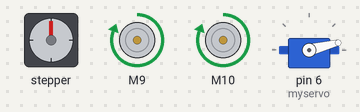
The sketch below on a simulated Arduino Uno, built with avr-gcc and run on an emulated ATmega328P. Parts: stepper motor, 2 × DC motor (green arrow = forward, orange = backward, longer = faster), servo. Wiring (inferred from the names in the program): stepper motor driver (200 steps per turn assumed): step pin 14; direction pin 15. What the sketch prints to the serial monitor is not drawn.

Above: at 0.15 s.
At 4.95 s:
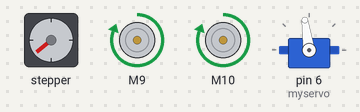
At 10.05 s:
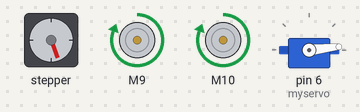
At 19.95 s:
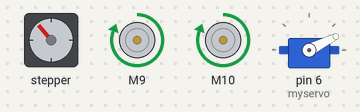
At 29.85 s:
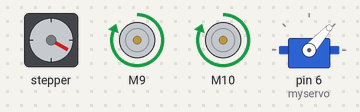
At 39.76 s:
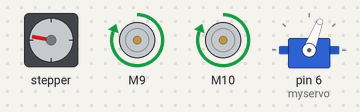
Timing chart, 0 to 40.0 s (numbered marks = the images above):
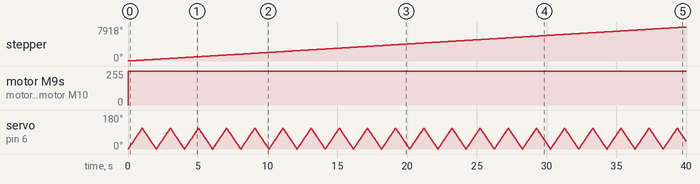

The sketch:

MotorTopBotESCStepperServoLR.ino
```cpp
#include "ESC.h"
#include <Servo.h>

#define LED_PIN (13)                                      // Pin for the LED
#define SPEED_MIN (1000)                                  // Set the Minimum Speed in microseconds
#define SPEED_MAX (1250)                                  // Set the Minimum Speed in microseconds

// Defines pins numbers
const int stepPin = 14; //A0
const int dirPin = 15; //A1
int customDelay,customDelayMapped; // Defines variables

ESC myESCTOP (9, SPEED_MIN, SPEED_MAX, 500);                 // ESC_Name (ESC PIN, Minimum Value, Maximum Value, Default Speed, Arm Value)
ESC myESCBOT (10, SPEED_MIN, SPEED_MAX, 500);                 // ESC_Name (ESC PIN, Minimum Value, Maximum Value, Default Speed, Arm Value)
int oESC;                                                 // Variable for the speed sent to the ESC

Servo myservo;  // create servo object to control a servo
// twelve servo objects can be created on most boards

int pos = 0;    // variable to store the servo position

void setup() {
  Serial.begin(9600);           // set up Serial library at 9600 bps
  Serial.println("Motor test!");

  //ESC Init
  myESCTOP.arm();                                            // Send the Arm value so the ESC will be ready to take commands
  myESCBOT.arm();                                            // Send the Arm value so the ESC will be ready to take commands
  //stepper init
  // Sets the two pins as Outputs
  pinMode(stepPin,OUTPUT);
  pinMode(dirPin,OUTPUT);
  digitalWrite(dirPin,HIGH); //Enables the motor to move in a particular direction

  myservo.attach(6);  // attaches the servo on pin 6 to the servo object
}

void loop() {
  int i;
  bool LR = 0;
  oESC = 1250;

  myESCTOP.speed(oESC);                                    // tell ESC to go to the oESC speed value
  myESCBOT.speed(oESC);


  for (pos = 0; pos <= 110; pos += 1) { // goes from 0 degrees to 180 degrees
    // in steps of 1 degree
    myservo.write(pos);              // tell servo to go to position in variable 'pos'
    delay(5);                       // waits 15ms for the servo to reach the position
    customDelayMapped = 2; //delay between steps, higher the value slower the speed of the stepper
    digitalWrite(stepPin, HIGH);
    delay(customDelayMapped);
    digitalWrite(stepPin, LOW);
    delay(customDelayMapped);
  }


   for (pos = 110; pos >= 0; pos -= 1) { // goes from 180 degrees to 0 degrees
    myservo.write(pos);              // tell servo to go to position in variable 'pos'
    delay(5);                       // waits 15ms for the servo to reach the position
    customDelayMapped = 2; //delay between steps, higher the value slower the speed of the stepper
    digitalWrite(stepPin, HIGH);
    delay(customDelayMapped);
    digitalWrite(stepPin, LOW);
    delay(customDelayMapped);
   }
}
```

Measured:
- by itself, stepper: keeps turning clockwise at about 198°/s
- by itself, motor M9, motor M10: stopped → forward 255/255 at 0.00 s
